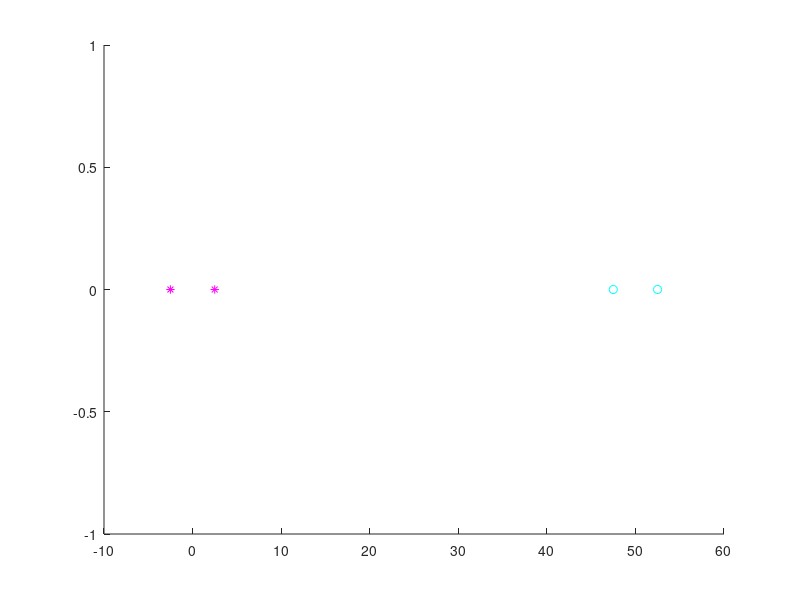

The MATLAB script that drew this image: (Note: this script raises an error after producing the figure.)
clear all
clc


thickness=5;
%%% start from 2 points that define distance between surfaces (thickness)
center_points=[-thickness/2 thickness/2];

%%% draw cicle through each point. Move center away by radii, can be
%%% positive or negative (defines direction relative to direction of light)
radii=[50 50];

centers=[center_points+radii];
clf
hold on
plot(center_points,[0 0],'m*')
plot(centers, [0 0],'co')

for index=1:2
    circle([centers(index) 0],radii(index),100,'r',1)
end
axis equal

